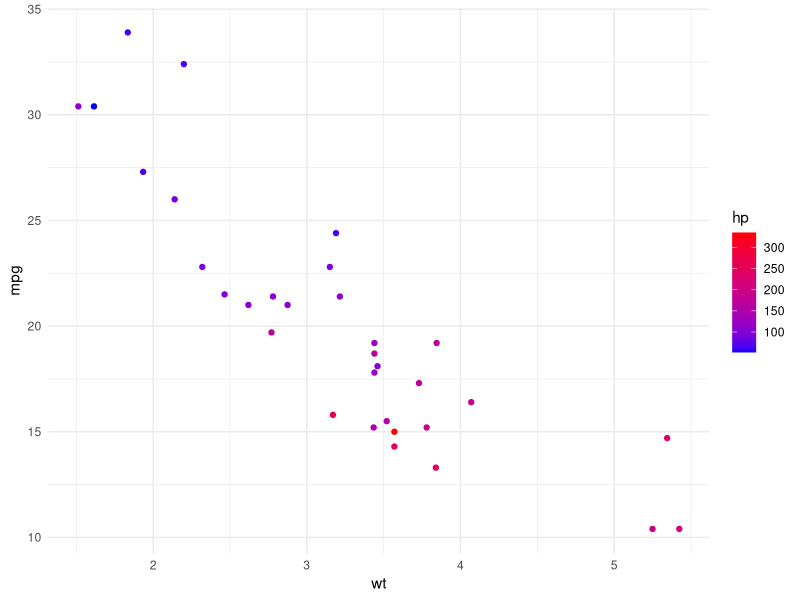
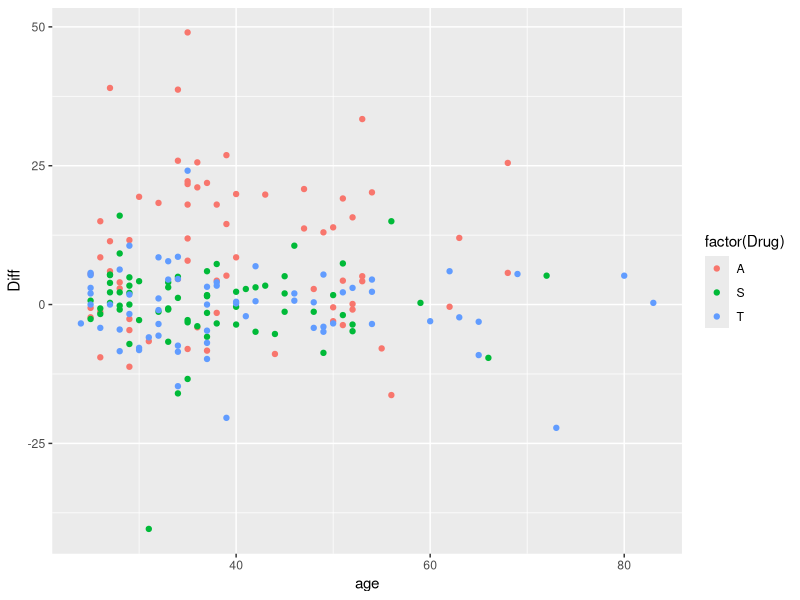
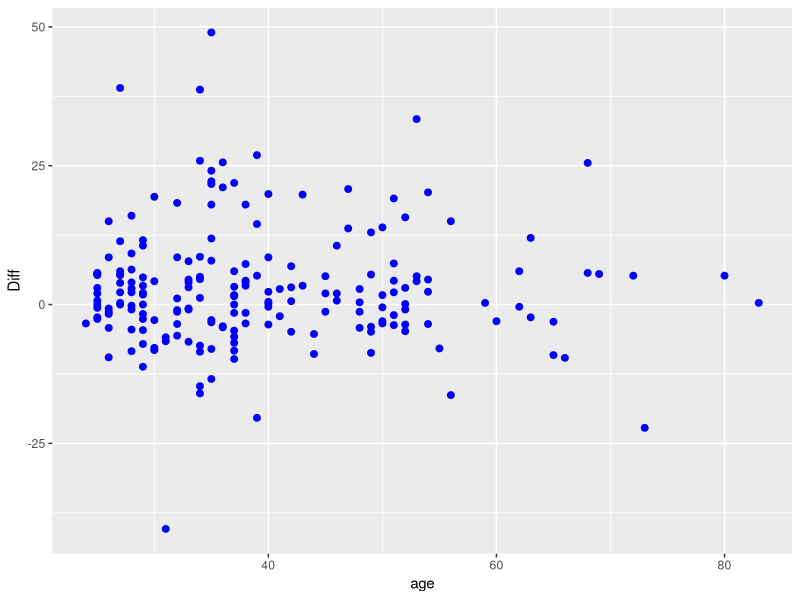
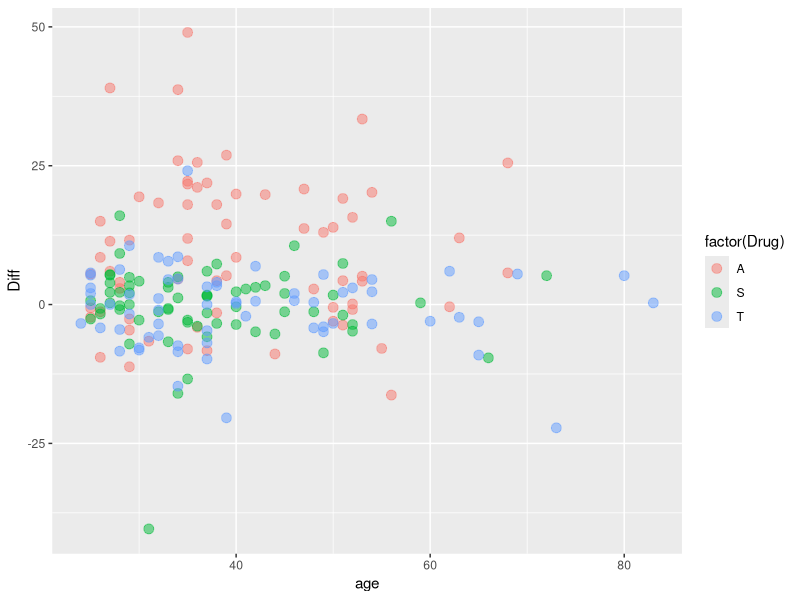
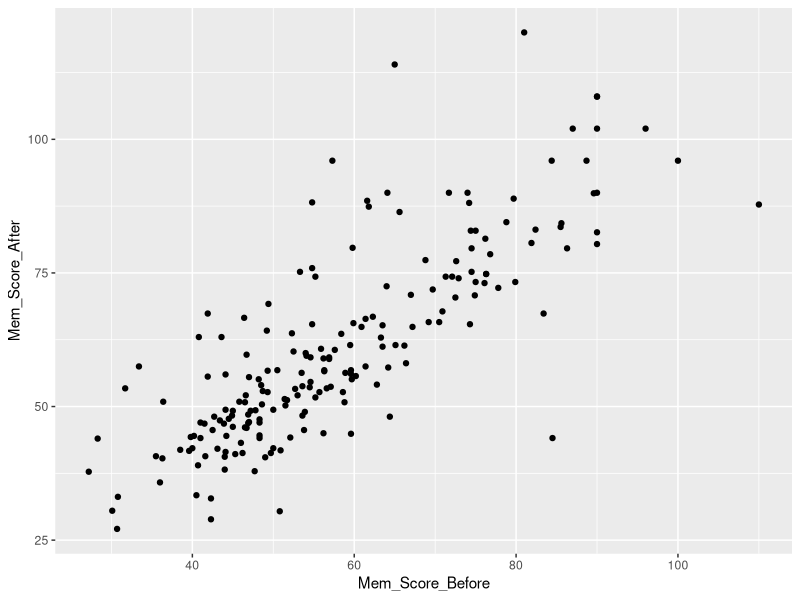
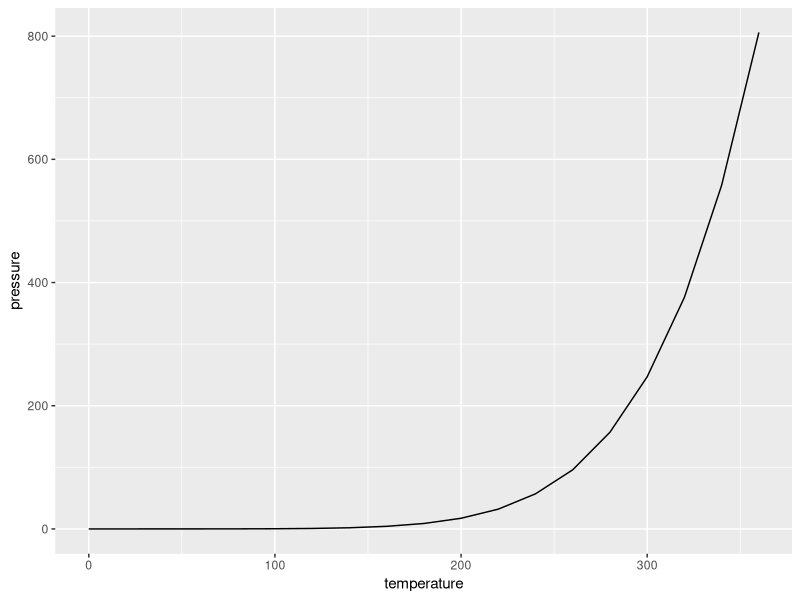
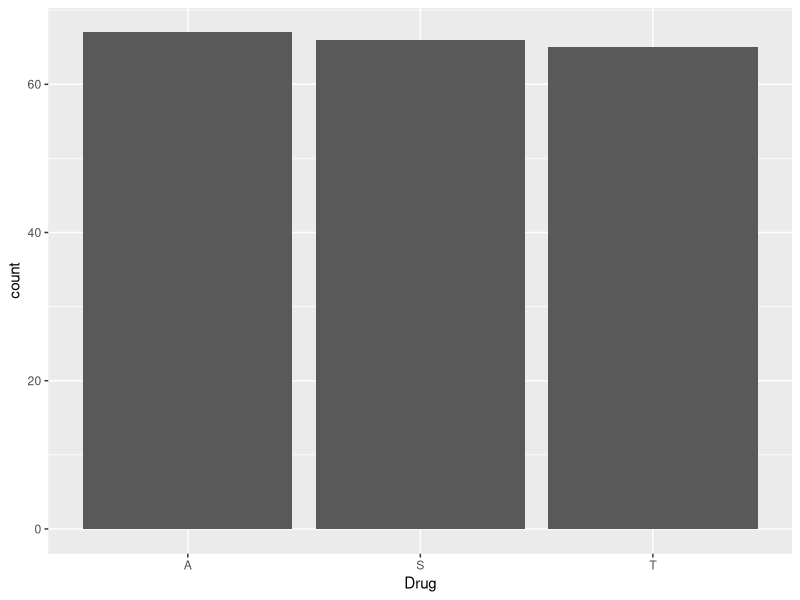
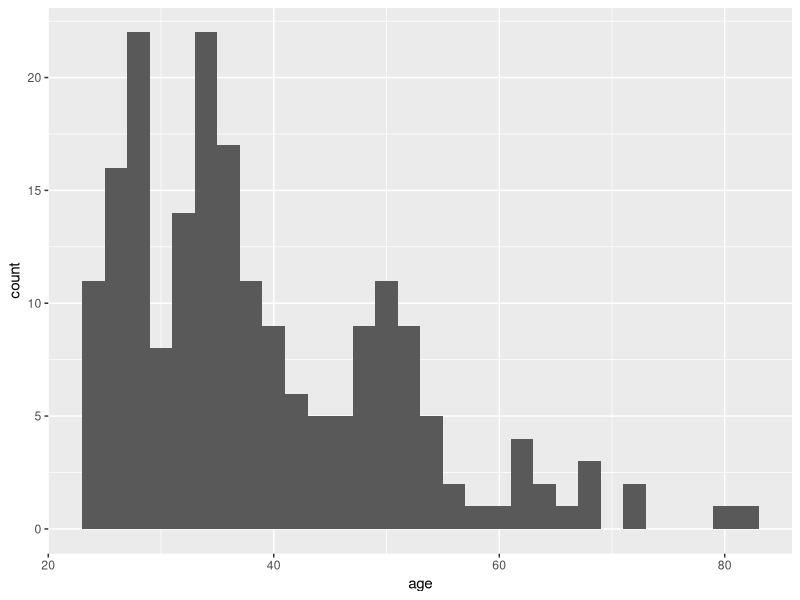

The R source for these figures, in order:
## ---- chunk 1
knitr::opts_chunk$set(echo = TRUE)
## ---- chunk 2
# Install tidyverse if not already installed
if (!requireNamespace("tidyverse", quietly = TRUE)) {
  install.packages("tidyverse")
}

# Load the tidyverse
library(tidyverse)
## ---- chunk 3
Isd <- read_csv('data/Islander_data.csv')

Isd
## ---- chunk 4
# Create a dummy dataset
set.seed(42)
data <- tibble(
  YourCategory = factor(sample(LETTERS[1:5], 100, replace = TRUE)),
  YourVariable = rnorm(100, mean = 50, sd = 10),
  YourOtherVariable = rnorm(100, mean = 20, sd = 2)
)
head(data)
## ---- chunk 5
# Summarize the data
data_summary <- data %>% 
  group_by(YourCategory) %>%
  summarize(
    mean_value = mean(YourVariable, na.rm = TRUE),
    n = n()
  ) %>%
  arrange(desc(mean_value))

head(data_summary)
## ---- chunk 6
# New column using mutate and case_when statement
# note that we are overwriting (updating) the original data
data <- data %>%
  mutate(
    HalfOfOtherVariable = YourOtherVariable / 2, # we can add another column based on existing columns
    YourGroup = case_when(
      YourCategory %in% c("A", "B") ~ "Group 1", # combine A and B into Group 1
      YourCategory %in% c("C", "D") ~ "Group 2", # combine C and D into Group 2
      TRUE ~ "Other"                             # case_when needs fallback default value, 
                                                 # if none of the above match
    ),
    NewVariable = case_when(
      YourVariable > 60 ~ YourVariable * 2,  # Double values above 60
      YourVariable < 40 ~ YourVariable / 2,  # Halve values below 40
      TRUE ~ YourVariable                    # Keep as is otherwise
    )
  )
head(data)
## ---- chunk 7
Isd <- Isd %>%
  mutate(
    age_group = case_when(
      age < 30 ~ "Young",
      age >= 30 & age <= 50 ~ "Middle-aged",
      age > 50 ~ "Senior",
      TRUE ~ "Unknown" # Good practice to have a fallback
    )
  )

# Check the results
head(Isd %>% select(age, age_group))
table(Isd$age_group)
Isd
## ---- chunk 8
# Define data and aesthetics
plot <- ggplot(data = mtcars, aes(x = wt, y = mpg, color = hp)) +
  geom_point() + 
  scale_color_continuous(low = "blue", high = "red") + 
  theme_minimal()

# Display the final plot
plot
## ---- chunk 9
# Create a scatter plot with aesthetics mapped to variables
scatter_plot <- ggplot(Isd, aes(x = age, y = Diff, color = factor(Drug))) +
  geom_point()

scatter_plot
## ---- chunk 10
# Modify the size and transparency of points within the geom
scatter_plot_independent_aes <- ggplot(Isd, aes(x = age, y = Diff)) +
  geom_point(size = 2, alpha = 1, color='blue')

scatter_plot_independent_aes

scatter_plot_data_related_aes <- ggplot(Isd, aes(x = age, y = Diff)) +
  geom_point(size = 3, alpha = 0.5, aes(color = factor(Drug)))

scatter_plot_data_related_aes

## ---- chunk 11
# Use Islander dataset as an example
head(Isd)

# Create a scatterplot of memory score before vs memory score after taking the drug
scatter_plot <- ggplot(Isd, aes(x = Mem_Score_Before, y = Mem_Score_After)) +
  geom_point()

scatter_plot
## ---- chunk 12
# Use the pressure dataset as an example
head(pressure)

# Create a line plot of temperature vs. pressure
line_plot <- ggplot(pressure, aes(x = temperature, y = pressure)) +
  geom_line()

line_plot
## ---- chunk 13
# Use Islander dataset as an example
head(Isd)

# on categorical data, count how many instances of each appears in the data
bar_plot <- ggplot(Isd, aes(x = Drug)) +
  geom_bar()

bar_plot

## ---- chunk 14
# Create a histogram of Islander dataset age variable.
histogram_plot <- ggplot(Isd, aes(x = age)) +
  geom_histogram(binwidth = 2)

histogram_plot
## ---- chunk 15
# Create a box plot of Diff by Drug for the Islander dataset
box_plot <- ggplot(Isd, aes(x = Drug, y = Diff)) +
  geom_boxplot()

box_plot
## ---- chunk 16

jittered_plot <- ggplot(Isd, aes(x = Drug, y = Diff)) +
  geom_point(position = position_jitter(width = 0.4), alpha = 0.5) +
  geom_boxplot(aes(fill = Drug), alpha = 0.2, outlier.shape = NA) +
  theme_minimal()

jittered_plot
## ---- chunk 17
# Use the mtcars dataset as an example
head(mtcars)

# Create a scatter plot of mpg (miles per gallon) vs. wt (weight) with a smoothed line
scatter_plot_smooth <- ggplot(mtcars, aes(x = wt, y = mpg)) +
  geom_point() +
  geom_smooth(formula = y ~ x, method = "loess", se = FALSE, linetype = "dashed", color = "blue") +
  theme_minimal()

scatter_plot_smooth

## ---- chunk 18
# Annotate specific data points with text labels
scatter_plot_annotate <- scatter_plot_smooth +
  geom_text(data = subset(mtcars, mpg > 30 | wt > 5), 
            size = 3, hjust = 0.25, vjust = 1.5, 
            mapping = aes(label=rownames(subset(mtcars, mpg > 30 | wt > 5)))) +
  annotate(geom = 'text', x = 5, y = 30, label="Text that I can add here", color="blue")

scatter_plot_annotate
## ---- chunk 19
# Violin plot of Diff by Drug
violin_plot <- ggplot(Isd, aes(x = Drug, y = Diff, fill = Drug)) +
  geom_violin(trim = FALSE, alpha = 0.6) + # Violin plot to show density/distribution
  geom_point(position = position_jitter(width = 0.2), alpha = 0.3, size = 1.5) + # Jittered points to show individual observations
  labs(
    title = "Distribution of Memory Score Differences by Drug",
    subtitle = "Violin plot with jittered points",
    y = "Memory Score Difference",
    x = "Drug"
  ) +
  theme_minimal()

violin_plot
## ---- chunk 20
# Scatter plot with non-scaled y-axis using mtcars data
scatter_plot_scaled <- ggplot(mtcars, aes(x = mpg, y = hp)) +
  geom_point(alpha = 0.5)

scatter_plot_scaled
## ---- chunk 21
# Scatter plot with log-scaled y-axis using mtcars data
scatter_plot_scaled <- ggplot(mtcars, aes(x = mpg, y = hp)) +
  geom_point(alpha = 0.5) +
  scale_y_continuous(trans = "log10")

scatter_plot_scaled
## ---- chunk 22
# Scatter plot with log2-scaled y-axis using mtcars data
scatter_plot_scaled <- ggplot(mtcars, aes(x = mpg, y = hp)) +
  geom_point(alpha = 0.5) +
  scale_y_continuous(trans = "log2")

scatter_plot_scaled
## ---- chunk 23
# Calculate the median mpg for each cylinder category
cyl_median <- mtcars %>%
  group_by(cyl) %>%
  summarize(median_mpg = median(mpg, na.rm = TRUE)) %>%
  arrange(median_mpg)

# Create a box plot with reordered cylinder categories
box_plot_scaled <- ggplot(mtcars, aes(x = factor(cyl), y = mpg)) +
  geom_boxplot() +
  scale_x_discrete(limits = factor(cyl_median$cyl)) +
  theme(axis.text.x = element_text(angle = 45, hjust = 1)) + 
  xlab('Number of cylinders')

box_plot_scaled
## ---- chunk 24
# Create a box plot with reordered cylinder categories and color scaling
box_plot_color_scaled <- ggplot(mtcars, aes(x = factor(cyl), y = mpg)) +
  geom_boxplot(alpha = 0.4, outlier.shape = NA) +  # fill based on disp
  geom_jitter(aes(color = disp), width = 0.3) +  # jitter points colored by disp
  scale_x_discrete(limits = factor(cyl_median$cyl)) +
  scale_color_gradient(low = "blue", high = "red") +  # gradient color for jitter points
  theme(axis.text.x = element_text(angle = 45, hjust = 1))

box_plot_color_scaled
## ---- chunk 25
# Recode the Drug variable using base R
Isd_refactored <- Isd %>%
  mutate(Drug_name = factor(Drug,
                            levels = c("A", "T", "S"),
                            labels = c("Alprazolam", "Triazolam", "Sugar")))

head(Isd_refactored)
## ---- chunk 26
# Create a bar plot of the refactored Drug_name variable
bar_plot_refactored <- ggplot(Isd_refactored, aes(x = Drug_name, fill = Happy_Sad_group)) +
  geom_bar(position = "dodge") +
  labs(x = "Drug (refactored)", fill = "Happy/Sad Group") +
  theme(axis.text.x = element_text(angle = 45, hjust = 1))

bar_plot_refactored
## ---- chunk 27
# Create a scatter plot of Sepal.Length vs Sepal.Width and use Petal.Length for color scaling
scatter_plot_example <- ggplot(iris, aes(x = Sepal.Length, y = Sepal.Width, color = Petal.Length)) +
  geom_point(alpha = 0.7) +
  scale_color_continuous(low = "blue", high = "red") +
  theme_minimal()

scatter_plot_example
## ---- chunk 28
# Add a main title, subtitle, and axis labels
scatter_plot_labeled <- scatter_plot_example +
  labs(
    title = "Sepal Length vs. Sepal Width",
    subtitle = "Colored by Petal Length",
    x = "Sepal Length",
    y = "Sepal Width",
    color = "Petal Length"
  )

scatter_plot_labeled
## ---- chunk 29
# Set the limits for the x and y axes
scatter_plot_limited <- scatter_plot_labeled +
  xlim(4, 8) +
  ylim(2, 4) + 
  geom_point(mapping = aes(size = Petal.Width), alpha=0.4) +
  labs(size = 'Petal Width')

scatter_plot_limited
## ---- chunk 30
scatter_plot_custom_theme <- scatter_plot_limited +
  theme(
    plot.title = element_text(size = 18, face = "bold"),
    plot.subtitle = element_text(size = 14),
    axis.title = element_text(size = 12, face = "bold"),
    axis.text = element_text(size = 10),
    panel.background = element_rect(fill = "white"),
    panel.grid.major = element_line(color = "gray", linetype = "dashed", linewidth = 0.5),
    panel.grid.minor = element_line(color = "gray", linetype = "dotted", linewidth = 0.25)
  )

scatter_plot_custom_theme
## ---- chunk 31
# Save the plot as a PNG file
ggsave(
  filename = "scatter_plot_example.png",
  plot = scatter_plot_limited,
  width = 8,
  height = 5,
  dpi = 300
)
## ---- chunk 32
# Save the plot as a PDF file
ggsave(
  filename = "scatter_plot_example.pdf",
  plot = scatter_plot_custom_theme,
  width = 8,
  height = 5
)
## ---- chunk 33
# Load the required packages
library(ggplot2)
library(patchwork)

# Create a scatter plot of mpg vs. wt
scatter_plot <- ggplot(mtcars, aes(x = wt, y = mpg)) +
  geom_point(aes(color = cyl)) +
  labs(title = "Miles per Gallon vs. Weight", x = "Weight (1000 lbs)", y = "Miles per Gallon", color = "Cylinders") +
  theme_minimal()

# Create a bar plot of the number of cars per number of cylinders
bar_plot <- ggplot(mtcars, aes(x = factor(cyl))) +
  geom_bar(aes(fill = factor(cyl))) +
  labs(title = "Number of Cars per Number of Cylinders", x = "Number of Cylinders", y = "Count", fill = "Cylinders") +
  theme_minimal()

# Create a box plot of mpg per number of cylinders
box_plot <- ggplot(mtcars, aes(x = factor(cyl), y = mpg)) +
  geom_boxplot(aes(fill = factor(cyl))) +
  labs(title = "Miles per Gallon per Number of Cylinders", x = "Number of Cylinders", y = "Miles per Gallon", fill = "Cylinders") +
  theme_minimal() # + theme(legend.position = "None")
## ---- chunk 34
# Combine the plots using patchwork
combined_plot <- scatter_plot + bar_plot + box_plot + plot_layout(ncol = 1)
combined_plot
## ---- chunk 35
# Collect legends and add global title, subtitle, and caption
combined_plot_annotated <- scatter_plot / (bar_plot + box_plot) +
  plot_annotation(
    title = "Exploring the mtcars Dataset",
    subtitle = "Scatter plot, bar plot, and box plot",
    caption = "Data source: mtcars",
    tag_levels = 'A'
  ) +
  plot_layout(guides = "collect")

combined_plot_annotated
## ---- chunk 36
# Custom visualization: Memory Score Difference by Dosage and Drug
# We'll assume 'Dosage' is a variable in the dataset based on the description, 
# but looking at the file, it seems dosage info might be encoded in Drug or separate.
# Let's check the columns first. If Dosage isn't explicit, we'll stick to Drug and Happy_Sad_group.

# Let's create a comprehensive plot showing Diff by Drug and Happy_Sad_group
custom_plot <- ggplot(Isd, aes(x = Drug, y = Diff, fill = Happy_Sad_group)) +
  geom_boxplot(outlier.shape = NA, alpha = 0.7) +
  geom_point(position = position_jitterdodge(jitter.width = 0.2), alpha = 0.4, size = 1) +
  facet_wrap(~age_group) + # Facet by the new age_group variable we created
  labs(
    title = "Memory Score Difference by Drug and Emotional Priming",
    subtitle = "Faceted by Age Group",
    x = "Drug Treatment",
    y = "Difference in Memory Score",
    fill = "Priming Group"
  ) +
  scale_fill_brewer(palette = "Set2") +
  theme_light() +
  theme(
    plot.title = element_text(face = "bold", size = 14),
    legend.position = "bottom"
  )

custom_plot
